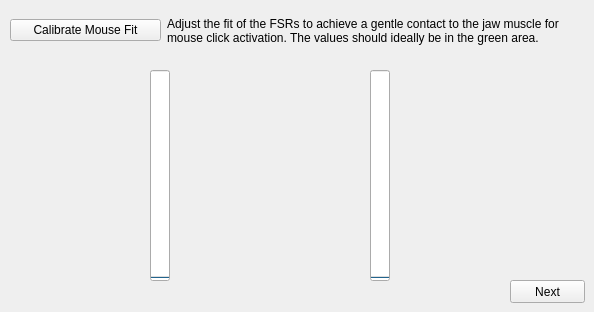
   <widget class="QWidget" name="tab">
    <attribute name="title">
     <string>Mouse Fit</string>
    </attribute>
    <widget class="QPushButton" name="pushButton_next_mouse_fit">
     <property name="geometry">
      <rect>
       <x>510</x>
       <y>280</y>
       <width>75</width>
       <height>23</height>
      </rect>
     </property>
     <property name="text">
      <string>Next</string>
     </property>
    </widget>
    <widget class="QProgressBar" name="progressBar_fsr_mouse_left">
     <property name="geometry">
      <rect>
       <x>150</x>
       <y>70</y>
       <width>20</width>
       <height>211</height>
      </rect>
     </property>
     <property name="maximum">
      <number>200</number>
     </property>
     <property name="value">
      <number>0</number>
     </property>
     <property name="textVisible">
      <bool>false</bool>
     </property>
     <property name="orientation">
      <enum>Qt::Vertical</enum>
     </property>
     <property name="invertedAppearance">
      <bool>false</bool>
     </property>
    </widget>
    <widget class="QWidget" name="horizontalLayoutWidget_4">
     <property name="geometry">
      <rect>
       <x>10</x>
       <y>10</y>
       <width>571</width>
       <height>41</height>
      </rect>
     </property>
     <layout class="QHBoxLayout" name="horizontalLayout_4">
      <item>
       <widget class="QPushButton" name="pushButton_calibrate_mouse_fit">
        <property name="maximumSize">
         <size>
          <width>151</width>
          <height>16777215</height>
         </size>
        </property>
        <property name="text">
         <string>Calibrate Mouse Fit</string>
        </property>
       </widget>
      </item>
      <item>
       <widget class="QLabel" name="label_19">
        <property name="text">
         <string>Adjust the fit of the FSRs to achieve a gentle contact to the jaw muscle for mouse click activation. The values should ideally be in the green area.</string>
        </property>
        <property name="wordWrap">
         <bool>true</bool>
        </property>
       </widget>
      </item>
     </layout>
    </widget>
    <widget class="QProgressBar" name="progressBar_fsr_mouse_right">
     <property name="geometry">
      <rect>
       <x>370</x>
       <y>70</y>
       <width>20</width>
       <height>211</height>
      </rect>
     </property>
     <property name="maximum">
      <number>200</number>
     </property>
     <property name="value">
      <number>0</number>
     </property>
     <property name="textVisible">
      <bool>false</bool>
     </property>
     <property name="orientation">
      <enum>Qt::Vertical</enum>
     </property>
     <property name="invertedAppearance">
      <bool>false</bool>
     </property>
    </widget>
    <widget class="QLabel" name="label_20">
     <property name="geometry">
      <rect>
       <x>200</x>
       <y>70</y>
       <width>141</width>
       <height>211</height>
      </rect>
     </property>
     <property name="text">
      <string/>
     </property>
     <property name="pixmap">
      <pixmap>Mouse_Fit.svg</pixmap>
     </property>
     <property name="scaledContents">
      <bool>true</bool>
     </property>
     <property name="wordWrap">
      <bool>false</bool>
     </property>
    </widget>
   </widget>
